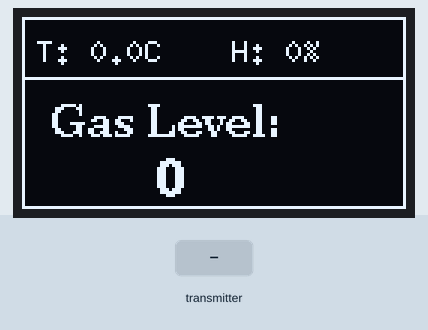
Recording of a sketch running on a simulated ESP32. Shown: 128×64 one-colour display. The inputs (shaded band) are chosen by the test bench. WiFi joins after 1.5 s; servers stay silent unless stated; uploads are accepted with an empty reply; what the sketch prints to the serial monitor is not drawn.

Above: at 2.7 s.
2.8 s: the transmitter starts sending canhbao = 1
At 5.0 s:
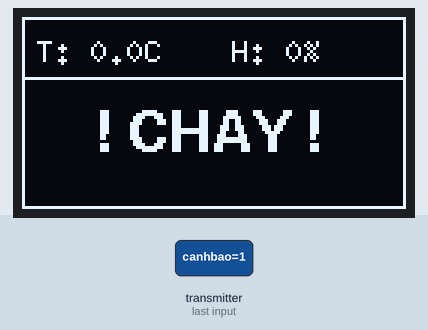
5.5 s: the transmitter starts sending nhietdo = 25
At 6.8 s:
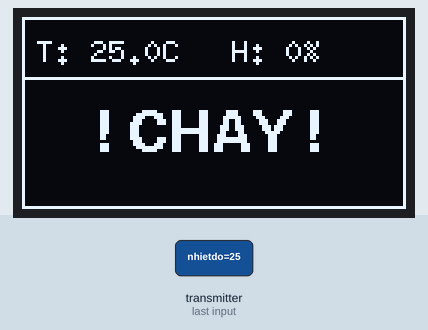
7.1 s: the transmitter starts sending doam = 25
At 7.7 s:
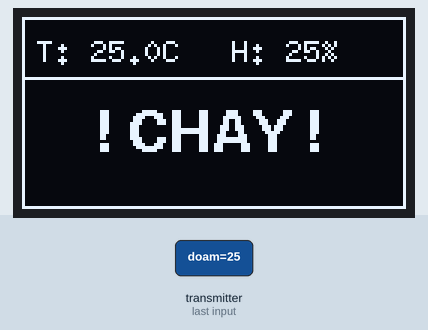
8.7 s: the transmitter starts sending nhietdo = 0
At 9.6 s:
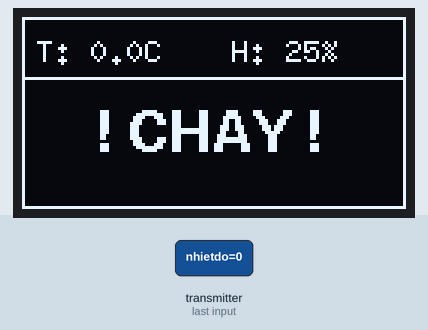
10.2 s: the transmitter starts sending doam = 50
At 11.2 s:
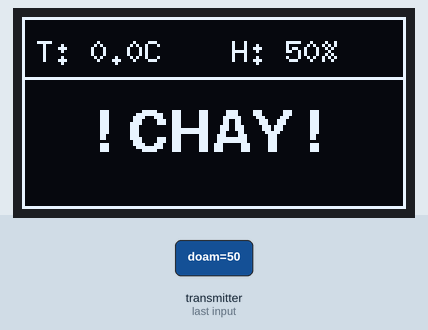
11.8 s: the transmitter starts sending canhbao = 0
At 15.61 s:
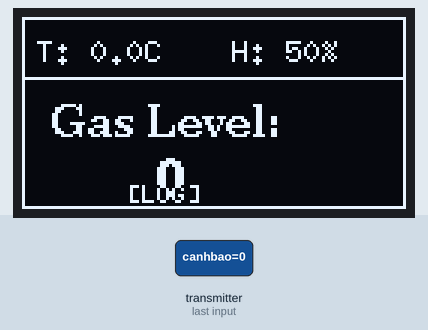
Timing chart, 0 to 17.1 s (numbered marks = the images above; inputs shaded):
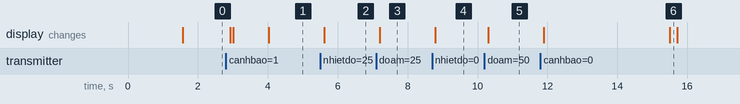

Measured:
- after the input at 2.8 s, the display: changes after 0.13 s (image 1)
- after the input at 5.5 s, the display: changes after 0.12 s (image 2)
- after the input at 7.1 s, the display: changes after 0.11 s (image 3)
- after the input at 8.7 s, the display: changes after 0.09 s (image 4)
- after the input at 10.2 s, the display: changes after 0.10 s (image 5)
- after the input at 11.8 s, the display: first changes after 0.09 s (image 6 shows a later state)

The sketch:

recv.ino
```cpp
#include <Arduino.h>
#include <U8g2lib.h>
#include <Wire.h>
#include <esp_now.h>
#include <WiFi.h>
#include <WiFiClientSecure.h> // Thêm thư viện HTTPS
#include <ESP_Mail_Client.h>
#include <freertos/FreeRTOS.h>
#include <freertos/task.h>
#include <freertos/queue.h>

// ================= CẤU HÌNH NGƯỜI DÙNG =================
#define WIFI_SSID "Nha co rat nhieu cay 2020"
#define WIFI_PASSWORD "phuongthaoquan@@"

// --- EMAIL ---
#define EMAIL_GUI     "ddat278@gmail.com"
#define MAT_KHAU_APP  "ewvk icxs bktk vuiv"
#define EMAIL_NHAN    "ddat278@gmail.com"

// --- GOOGLE SHEETS ---
// Thay ID Script của bạn vào đây (Lấy từ bước Deploy Web App)
const char* GAS_ID = "AKfycbxHcv6kpAvUVXfOyj0Js3gI9omLPG_RgOSQrlKZrAWwN0xf2sPXol3fI165jiJHKEzw";
const char* host = "script.google.com";

// ================= CẤU HÌNH PHẦN CỨNG =================
U8G2_SH1106_128X64_NONAME_F_HW_I2C u8g2(U8G2_R0, U8X8_PIN_NONE);
#define I2C_SDA 8
#define I2C_SCL 9

// ================= CẤU TRÚC DỮ LIỆU =================
typedef struct struct_message {
  float nhietdo;
  float doam;
  int khoi;
  bool canhbao;
} struct_message;

// ================= BIẾN FREERTOS =================
QueueHandle_t sensorQueue; // Dữ liệu từ ESP-NOW -> Display
QueueHandle_t emailQueue;  // Lệnh gửi Email
QueueHandle_t googleQueue; // Lệnh gửi Google Sheet (MỚI)

// Biến trạng thái hiển thị
bool isSendingEmail = false;
bool isSendingGoogle = false; // Để hiển thị icon đang upload

// ================= HÀM NHẬN ESP-NOW (ISR) =================
void OnDataRecv(const uint8_t * mac, const uint8_t *incomingData, int len) {
  if (len != sizeof(struct_message)) return;
  struct_message tempMsg;
  memcpy(&tempMsg, incomingData, sizeof(tempMsg));
  xQueueOverwriteFromISR(sensorQueue, &tempMsg, NULL);
}

// ================= TASK 1: GỬI GOOGLE SHEETS (MỚI) =================
// Task này chạy ngầm, chuyên lo việc đẩy dữ liệu lên Google
void TaskGoogle(void *pvParameters) {
  struct_message logData;
  WiFiClientSecure client;
  client.setInsecure();

  for(;;) {
    // Chờ dữ liệu từ googleQueue
    if (xQueueReceive(googleQueue, &logData, portMAX_DELAY) == pdTRUE) {

      isSendingGoogle = true;
      Serial.println(">> TaskGoogle: Dang day du lieu len Sheet...");

      if (client.connect(host, 443)) {
        // --- ĐOẠN NÀY ĐÃ SỬA ---
        // Thêm tham số "&led=" vào cuối chuỗi
        // logData.canhbao là bool, khi chuyển sang String sẽ là "1" (True) hoặc "0" (False)
        String url = "/macros/s/" + String(GAS_ID) + "/exec?temp=" + String(logData.nhietdo)
                     + "&fire=" + String(logData.khoi)
                     + "&led=" + String(logData.canhbao);

        // Gửi GET Request
        client.print(String("GET ") + url + " HTTP/1.1\r\n" +
                     "Host: " + host + "\r\n" +
                     "User-Agent: ESP32Node\r\n" +
                     "Connection: close\r\n\r\n");

        while (client.connected()) {
          String line = client.readStringUntil('\n');
          if (line == "\r") break;
        }
        Serial.println(">> TaskGoogle: XONG! URL: " + url); // In URL ra để kiểm tra
      } else {
        Serial.println(">> TaskGoogle: Ket noi THAT BAI!");
      }

      client.stop();
      isSendingGoogle = false;
    }
  }
}

// ================= TASK 2: GỬI EMAIL (NỀN) =================
void TaskEmail(void *pvParameters) {
  struct_message mailData;
  SMTPSession smtp;
  ESP_Mail_Session session;
  session.server.host_name = "smtp.gmail.com";
  session.server.port = 465;
  session.login.email = EMAIL_GUI;
  session.login.password = MAT_KHAU_APP;
  session.login.user_domain = "";

  for(;;) {
    if (xQueueReceive(emailQueue, &mailData, portMAX_DELAY) == pdTRUE) {
      isSendingEmail = true;
      Serial.println(">> TaskEmail: Bat dau gui email...");

      SMTP_Message message;
      message.sender.name = "CANH BAO CHAY ESP32";
      message.sender.email = EMAIL_GUI;
      message.subject = "BAO DONG! PHAT HIEN KHOI/LUA!";
      message.addRecipient("Chu Nha", EMAIL_NHAN);

      String htmlMsg = "<div style=\"color:red;\"><h1>⚠️ CẢNH BÁO KHẨN CẤP!</h1></div>";
      htmlMsg += "<p>Phát hiện nguy cơ cháy tại khu vực giám sát.</p>";
      htmlMsg += "<ul><li><b>Gas:</b> " + String(mailData.khoi) + "</li>";
      htmlMsg += "<li><b>Nhiệt độ:</b> " + String(mailData.nhietdo) + " °C</li></ul>";
      message.html.content = htmlMsg.c_str();

      if (smtp.connect(&session)) {
        MailClient.sendMail(&smtp, &message);
        smtp.closeSession();
      }
      isSendingEmail = false;
    }
  }
}

// ================= TASK 3: HIỂN THỊ & ĐIỀU PHỐI (CHÍNH) =================
void TaskDisplay(void *pvParameters) {
  struct_message currentData;

  // Timer cho Email
  unsigned long lastMailTime = 0;
  const unsigned long mailInterval = 120000; // 2 phút mới gửi mail 1 lần

  // Timer cho Google Sheet
  unsigned long lastLogTime = 0;
  const unsigned long logInterval = 15000;   // 15 giây log lên Sheet 1 lần

  // Init data
  currentData.nhietdo = 0; currentData.doam = 0; currentData.khoi = 0; currentData.canhbao = false;

  for(;;) {
    // 1. Nhận dữ liệu ESP-NOW
    if (xQueueReceive(sensorQueue, &currentData, 10 / portTICK_PERIOD_MS) == pdTRUE) {

      // LOGIC 1: Gửi Email nếu cháy
      if (currentData.canhbao) {
        if (millis() - lastMailTime > mailInterval || lastMailTime == 0) {
           Serial.println(">> TaskDisplay: Lenh gui Email!");
           xQueueSend(emailQueue, &currentData, 0);
           lastMailTime = millis();
        }
      }

      // LOGIC 2: Log lên Google Sheet định kỳ (Không cần cháy cũng log để theo dõi)
      if (millis() - lastLogTime > logInterval) {
         Serial.println(">> TaskDisplay: Lenh gui Google Sheet!");
         xQueueSend(googleQueue, &currentData, 0);
         lastLogTime = millis();
      }
    }

    // 2. Vẽ màn hình
    u8g2.clearBuffer();
    u8g2.drawFrame(0, 0, 128, 64);

    // Thông tin cơ bản
    u8g2.setFont(u8g2_font_6x10_tf);
    u8g2.setCursor(5, 15); u8g2.print("T: "); u8g2.print(currentData.nhietdo, 1); u8g2.print("C");
    u8g2.setCursor(70, 15); u8g2.print("H: "); u8g2.print((int)currentData.doam); u8g2.print("%");
    u8g2.drawLine(0, 20, 128, 20);

    // Cảnh báo hoặc Mức Gas
    if (currentData.canhbao) {
      u8g2.setFont(u8g2_font_helvB14_tr);
      u8g2.setCursor(25, 45); u8g2.print("! CHAY !");
    } else {
      u8g2.setFont(u8g2_font_ncenB10_tr);
      u8g2.setCursor(10, 40); u8g2.print("Gas Level:");
      u8g2.setFont(u8g2_font_helvB14_tr);
      u8g2.setCursor(45, 60); u8g2.print(currentData.khoi);
    }

    // Status Bar (Dòng dưới cùng)
    u8g2.setFont(u8g2_font_5x8_tf);
    u8g2.setCursor(2, 62);
    if (isSendingEmail) u8g2.print("[MAIL]"); // Hiện chữ [MAIL] khi đang gửi mail
    u8g2.setCursor(35, 62);
    if (isSendingGoogle) u8g2.print("[LOG]"); // Hiện chữ [LOG] khi đang gửi Google

    u8g2.sendBuffer();
    vTaskDelay(50 / portTICK_PERIOD_MS);
  }
}

// ================= SETUP =================
void setup() {
  Serial.begin(115200);

  // OLED & WiFi Init
  Wire.begin(I2C_SDA, I2C_SCL);
  u8g2.begin();

  WiFi.mode(WIFI_AP_STA);
  WiFi.begin(WIFI_SSID, WIFI_PASSWORD);
  Serial.print("Connecting WiFi");
  while (WiFi.status() != WL_CONNECTED) { delay(500); Serial.print("."); }
  Serial.println(" OK!");

  // ESP-NOW Init
  if (esp_now_init() != ESP_OK) { Serial.println("ESP-NOW Error"); return; }
  esp_now_register_recv_cb(OnDataRecv);

  // Tạo Queues
  sensorQueue = xQueueCreate(1, sizeof(struct_message));
  emailQueue = xQueueCreate(1, sizeof(struct_message));
  googleQueue = xQueueCreate(5, sizeof(struct_message)); // Hàng đợi cho Google (để 5 bản tin cho an toàn)

  // Tạo Tasks
  // Task Display: Ưu tiên cao nhì (để mượt UI)
  xTaskCreate(TaskDisplay, "HienThi", 4096, NULL, 2, NULL);

  // Task Email: Ưu tiên thấp (chạy nền)
  xTaskCreate(TaskEmail, "GuiMail", 8192, NULL, 1, NULL);

  // Task Google: Ưu tiên thấp (chạy nền), Stack 8192 vì HTTPS tốn RAM
  xTaskCreate(TaskGoogle, "Google", 8192, NULL, 1, NULL);

  Serial.println("--- SYSTEM STARTED ---");
}

void loop() {
  vTaskDelete(NULL);
}
```
